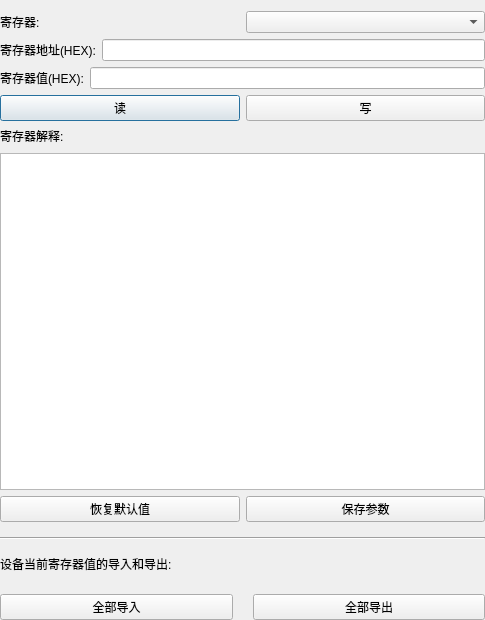
<?xml version="1.0" encoding="UTF-8"?>
<ui version="4.0">
 <class>RegisterDlg</class>
 <widget class="QDialog" name="RegisterDlg">
  <property name="geometry">
   <rect>
    <x>0</x>
    <y>0</y>
    <width>485</width>
    <height>620</height>
   </rect>
  </property>
  <property name="windowTitle">
   <string>Dialog</string>
  </property>
  <layout class="QVBoxLayout" name="verticalLayout">
   <property name="leftMargin">
    <number>0</number>
   </property>
   <property name="rightMargin">
    <number>0</number>
   </property>
   <property name="bottomMargin">
    <number>0</number>
   </property>
   <item>
    <layout class="QHBoxLayout" name="horizontalLayout_25">
     <item>
      <widget class="QLabel" name="labelReg">
       <property name="text">
        <string>寄存器:</string>
       </property>
      </widget>
     </item>
     <item>
      <widget class="QComboBox" name="comboBoxReg"/>
     </item>
    </layout>
   </item>
   <item>
    <layout class="QHBoxLayout" name="horizontalLayout">
     <item>
      <widget class="QLabel" name="labelAddr">
       <property name="text">
        <string>寄存器地址(HEX):</string>
       </property>
      </widget>
     </item>
     <item>
      <widget class="QLineEdit" name="lineEditRegAddr"/>
     </item>
    </layout>
   </item>
   <item>
    <layout class="QHBoxLayout" name="horizontalLayout_23">
     <item>
      <widget class="QLabel" name="labelValue">
       <property name="text">
        <string>寄存器值(HEX):</string>
       </property>
      </widget>
     </item>
     <item>
      <widget class="QLineEdit" name="lineEditValue"/>
     </item>
    </layout>
   </item>
   <item>
    <layout class="QHBoxLayout" name="horizontalLayout_2">
     <item>
      <widget class="QPushButton" name="pushButtonRead">
       <property name="text">
        <string>读</string>
       </property>
      </widget>
     </item>
     <item>
      <widget class="QPushButton" name="pushButtonWrite">
       <property name="text">
        <string>写</string>
       </property>
      </widget>
     </item>
    </layout>
   </item>
   <item>
    <layout class="QHBoxLayout" name="horizontalLayout_4">
     <item>
      <widget class="QLabel" name="labelExplain">
       <property name="text">
        <string>寄存器解释:</string>
       </property>
       <property name="alignment">
        <set>Qt::AlignLeading|Qt::AlignLeft|Qt::AlignTop</set>
       </property>
      </widget>
     </item>
     <item>
      <spacer name="horizontalSpacer">
       <property name="orientation">
        <enum>Qt::Horizontal</enum>
       </property>
       <property name="sizeHint" stdset="0">
        <size>
         <width>40</width>
         <height>20</height>
        </size>
       </property>
      </spacer>
     </item>
    </layout>
   </item>
   <item>
    <widget class="QTextEdit" name="textEdit_description"/>
   </item>
   <item>
    <layout class="QHBoxLayout" name="horizontalLayout_5">
     <item>
      <widget class="QPushButton" name="pushButton_factoryparam">
       <property name="text">
        <string>恢复默认值</string>
       </property>
      </widget>
     </item>
     <item>
      <widget class="QPushButton" name="pushButton_paramsave">
       <property name="text">
        <string>保存参数</string>
       </property>
      </widget>
     </item>
    </layout>
   </item>
   <item>
    <widget class="Line" name="line">
     <property name="minimumSize">
      <size>
       <width>0</width>
       <height>20</height>
      </size>
     </property>
     <property name="orientation">
      <enum>Qt::Horizontal</enum>
     </property>
    </widget>
   </item>
   <item>
    <widget class="QWidget" name="widget" native="true">
     <layout class="QVBoxLayout" name="verticalLayout_2">
      <property name="spacing">
       <number>20</number>
      </property>
      <property name="leftMargin">
       <number>0</number>
      </property>
      <property name="topMargin">
       <number>0</number>
      </property>
      <property name="rightMargin">
       <number>0</number>
      </property>
      <property name="bottomMargin">
       <number>0</number>
      </property>
      <item>
       <layout class="QHBoxLayout" name="horizontalLayout_7">
        <property name="leftMargin">
         <number>0</number>
        </property>
        <item>
         <widget class="QLabel" name="label">
          <property name="text">
           <string>设备当前寄存器值的导入和导出:</string>
          </property>
         </widget>
        </item>
        <item>
         <spacer name="horizontalSpacer_2">
          <property name="orientation">
           <enum>Qt::Horizontal</enum>
          </property>
          <property name="sizeHint" stdset="0">
           <size>
            <width>40</width>
            <height>20</height>
           </size>
          </property>
         </spacer>
        </item>
       </layout>
      </item>
      <item>
       <layout class="QHBoxLayout" name="horizontalLayout_6">
        <item>
         <widget class="QPushButton" name="pushButtonImport">
          <property name="text">
           <string>全部导入</string>
          </property>
         </widget>
        </item>
        <item>
         <widget class="QPushButton" name="pushButtonExport">
          <property name="text">
           <string>全部导出</string>
          </property>
         </widget>
        </item>
       </layout>
      </item>
     </layout>
    </widget>
   </item>
   <item>
    <layout class="QHBoxLayout" name="horizontalLayout_3"/>
   </item>
  </layout>
 </widget>
 <resources/>
 <connections/>
</ui>
